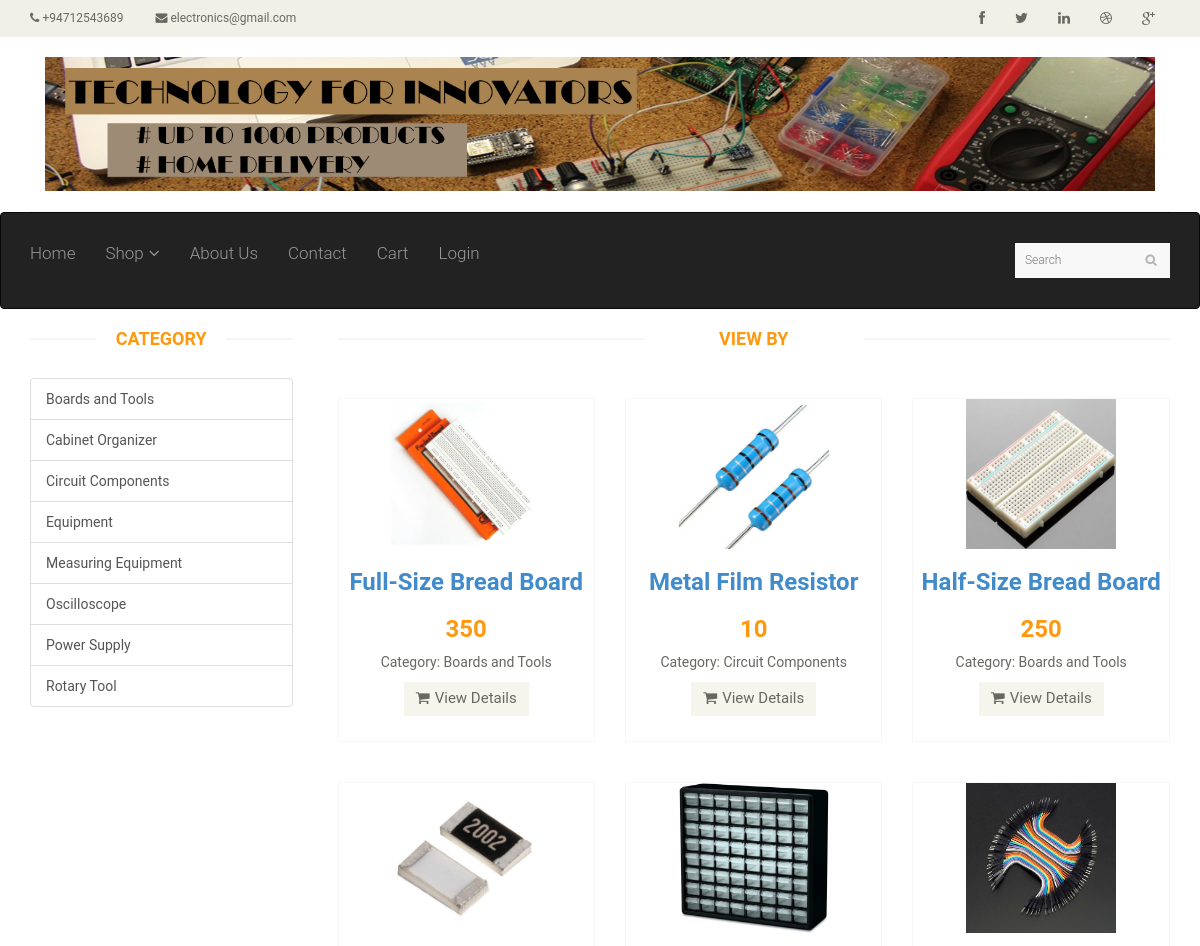
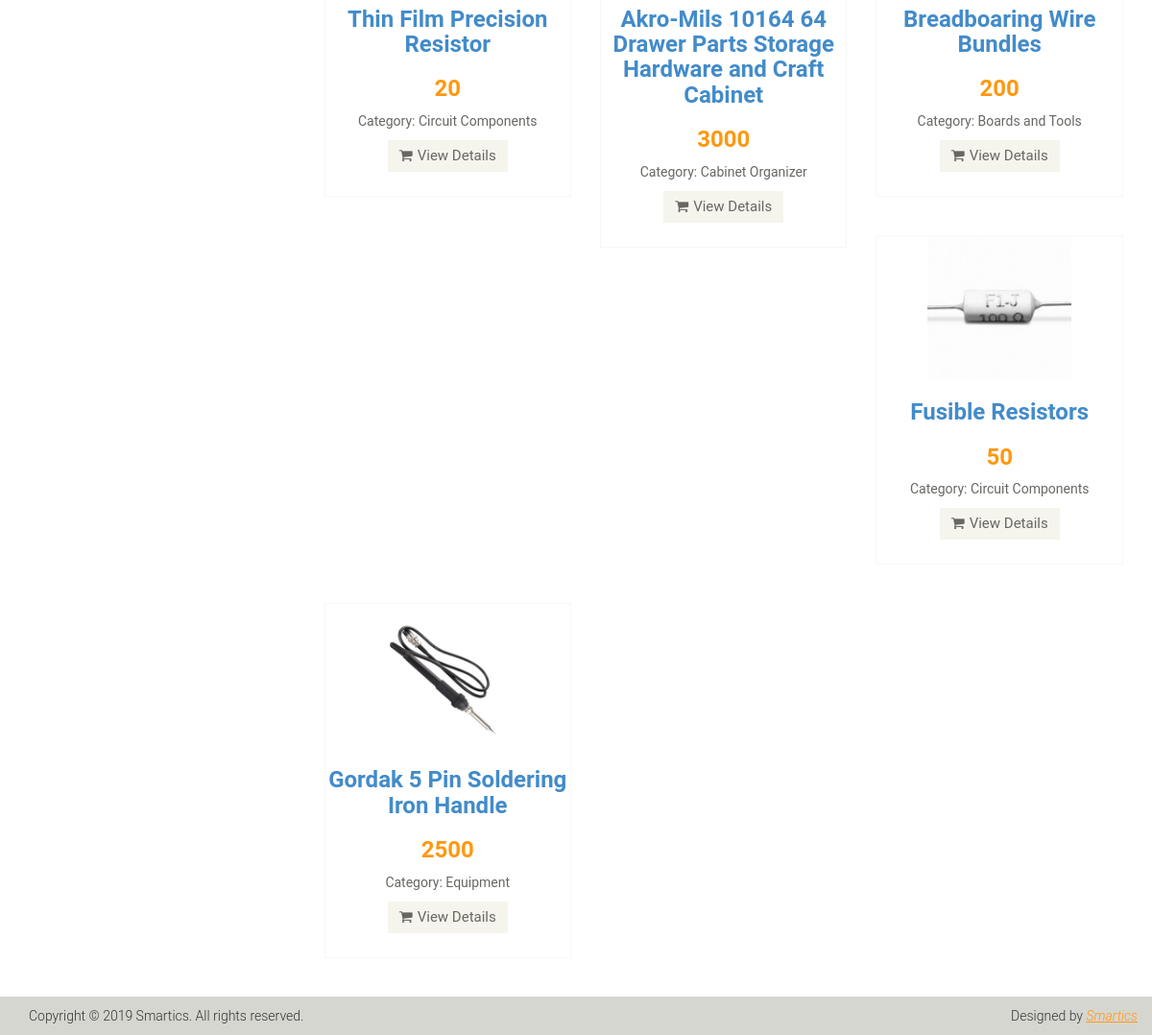
The app's page /category.php with its own data (2 pictures, top to bottom).
### tables this page shows
CREATE TABLE `category` (
  `id` int(11) NOT NULL,
  `title` varchar(50) NOT NULL
);

CREATE TABLE `products` (
  `ID` int(11) NOT NULL,
  `imgUrl` text NOT NULL,
  `Product` text NOT NULL,
  `Description` text NOT NULL,
  `Price` int(20) NOT NULL,
  `Category` text NOT NULL
);

### category.php (the view)
<?php include('include/home/header.php'); ?>
    	<section>
		<div class="container">
			<div class="row">
				<?php include('include/home/sidebar.php'); ?>
                <?php $filter = isset($_GET['filter']) ? $_GET['filter'] : '';?>
    <div class="col-sm-9 padding-right">
					<div class="features_items">
						<h2 class="title text-center">View by <?php echo $filter;?></h2>
            <br>
<?php
					$result = mysqli_query($conn, "SELECT * FROM products where Product like '%$filter%' or Description like '%$filter%' or Category like '%$filter%'");
				if($result){
				while($row=mysqli_fetch_array($result)){
				$prodID = $row["ID"];
					echo '<ul class="col-sm-4">';
					echo '<div class="product-image-wrapper">
						  <div class="single-products">
						  <div class="productinfo text-center">
					<a href="product-details.php?prodid='.$prodID.'" rel="bookmark" title="'.$row['Product'].'"><img src="reservation/img/products/'.$row['imgUrl'].'" alt="'.$row['Product'].'" title="'.$row['Product'].'" width="150" height="150" />
                    </a>
					<h2><a href="product-details.php?prodid='.$prodID.'" rel="bookmark" title="'.$row['Product'].'">'.$row['Product'].'</a></h2>
					<h2>'.$row['Price'].'</h2>
					<p>Category: '.$row['Category'].'</p>
					<a href="product-details.php?prodid='.$prodID.'" class="btn btn-default add-to-cart"><i class="fa fa-shopping-cart"></i>View Details</a>
					</div>';
					echo '</ul>';
				}
				}
				?>
		</div>
        </div>
</div>
</div>
</div>
</section>
<?php include('include/home/footer.php'); ?>

### include/home/sidebar.php
<section>
		<div class="container">
			<div class="row">
				<div class="col-sm-3">
					<div class="left-sidebar">
						<h2>Category</h2>
                        <div class="list-group">
                        <?php
                            require("db.php")                           ;
                            $q = "Select * from category order by title asc";
                            $r = mysqli_query($conn,$q);
                            if($r){
                                while($row = mysqli_fetch_array($r)){
                                    echo '<a href="category.php?filter='.$row['title'].'" class="list-group-item">'.$row['title'].'</a>';
                                }
                            }
                        ?>
                        </div>
                        </div>
                        </div>

### css/main.css (style rules this page uses)
body { font-family: 'Roboto', sans-serif; background:; position: relative; font-weight:400px; }
a { -webkit-transition: 300ms; -moz-transition: 300ms; -o-transition: 300ms; transition: 300ms; }
h1, h2, h3, h4, h5, h6 { font-family: 'Roboto', sans-serif; }
.left-sidebar h2, .brands_products h2 { color: #FE980F; font-family: 'Roboto', sans-serif; font-size: 18px; font-weight: 700; margin: 0 auto 30px; text-align: center; text-transform: uppercase; position: relative; z-index:3; }
.left-sidebar h2:after, h2.title:after { content: " "; position: absolute; border: 1px solid #f5f5f5; bottom:8px; left: 0; width: 100%; height: 0; z-index: -2; }
.left-sidebar h2:before { content: " "; position: absolute; background: #fff; bottom: -6px; width: 130px; height: 30px; z-index: -1; left: 50%; margin-left: -65px; }
h2.title:before { content: " "; position: absolute; background: #fff; bottom: -6px; width: 220px; height: 30px; z-index: -1; left: 50%; margin-left: -110px; }
.padding-right { padding-right: 0; }
.features_items { overflow:hidden; }
h2.title { color: #FE980F; font-family: 'Roboto', sans-serif; font-size: 18px; font-weight: 700; margin: 0 15px; text-transform: uppercase; margin-bottom: 30px; position: relative; }
.product-image-wrapper { border:1px solid #F7F7F5; overflow: hidden; margin-bottom:30px; img }
.single-products { position: relative; }
.productinfo h2 { color: #FE980F; font-family: 'Roboto', sans-serif; font-size: 24px; font-weight: 700; }
.productinfo p { font-family: 'Roboto', sans-serif; font-size: 14px; font-weight: 400; color: #696763; }
.productinfo { position:relative; }
.add-to-cart { background:#F5F5ED; border: 0 none; border-radius: 0; color: #696763; font-family: 'Roboto', sans-serif; font-size: 15px; margin-bottom: 25px; }
.add-to-cart i { margin-right:5px; }

### css/style.css (style rules this page uses)
.text-center { text-align: center; }
.fa { cursor: pointer; }

### records on screen
category: title "Boards and Tools"
category: title "Cabinet Organizer"
category: title "Circuit Components"
category: title "Equipment"
category: title "Measuring Equipment"
category: title "Oscilloscope"
category: title "Power Supply"
category: title "Rotary Tool"
products: imgUrl (picture), Product "Full-Size Bread Board", Price "350", Category "Boards and Tools"
products: imgUrl (picture), Product "Metal Film Resistor", Price "10", Category "Circuit Components"
products: imgUrl (picture), Product "Half-Size Bread Board", Price "250", Category "Boards and Tools"
products: imgUrl (picture), Product "Thin Film Precision Resistor", Price "20", Category "Circuit Components"
products: imgUrl (picture), Product "Akro-Mils 10164 64 Drawer Parts Storage Hardware and Craft Cabinet", Price "3000", Category "Cabinet Organizer"
products: imgUrl (picture), Product "Breadboaring Wire Bundles", Price "200", Category "Boards and Tools"
products: imgUrl (picture), Product "Fusible Resistors", Price "50", Category "Circuit Components"
products: imgUrl (picture), Product "Gordak 5 Pin Soldering Iron Handle", Price "2500", Category "Equipment"
